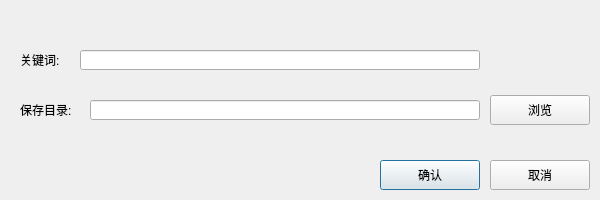
<?xml version="1.0" encoding="UTF-8"?>
<ui version="4.0">
 <class>Spyder</class>
 <widget class="QDialog" name="Spyder">
  <property name="geometry">
   <rect>
    <x>0</x>
    <y>0</y>
    <width>600</width>
    <height>200</height>
   </rect>
  </property>
  <property name="windowTitle">
   <string>爬取图片</string>
  </property>
  <widget class="QPushButton" name="Send">
   <property name="geometry">
    <rect>
     <x>380</x>
     <y>160</y>
     <width>100</width>
     <height>30</height>
    </rect>
   </property>
   <property name="text">
    <string>确认</string>
   </property>
  </widget>
  <widget class="QPushButton" name="Cancel">
   <property name="geometry">
    <rect>
     <x>490</x>
     <y>160</y>
     <width>100</width>
     <height>30</height>
    </rect>
   </property>
   <property name="text">
    <string>取消</string>
   </property>
  </widget>
  <widget class="QLabel" name="KeyWordLable">
   <property name="geometry">
    <rect>
     <x>20</x>
     <y>50</y>
     <width>60</width>
     <height>20</height>
    </rect>
   </property>
   <property name="text">
    <string>关键词:</string>
   </property>
  </widget>
  <widget class="QLineEdit" name="KeyWord">
   <property name="geometry">
    <rect>
     <x>80</x>
     <y>50</y>
     <width>400</width>
     <height>20</height>
    </rect>
   </property>
  </widget>
  <widget class="QLabel" name="SaveDirLabel">
   <property name="geometry">
    <rect>
     <x>20</x>
     <y>100</y>
     <width>70</width>
     <height>20</height>
    </rect>
   </property>
   <property name="text">
    <string>保存目录:</string>
   </property>
  </widget>
  <widget class="QLineEdit" name="SaveDir">
   <property name="geometry">
    <rect>
     <x>90</x>
     <y>100</y>
     <width>390</width>
     <height>20</height>
    </rect>
   </property>
  </widget>
  <widget class="QPushButton" name="Dir">
   <property name="geometry">
    <rect>
     <x>490</x>
     <y>95</y>
     <width>100</width>
     <height>30</height>
    </rect>
   </property>
   <property name="text">
    <string>浏览</string>
   </property>
  </widget>
 </widget>
 <resources/>
 <connections/>
</ui>
